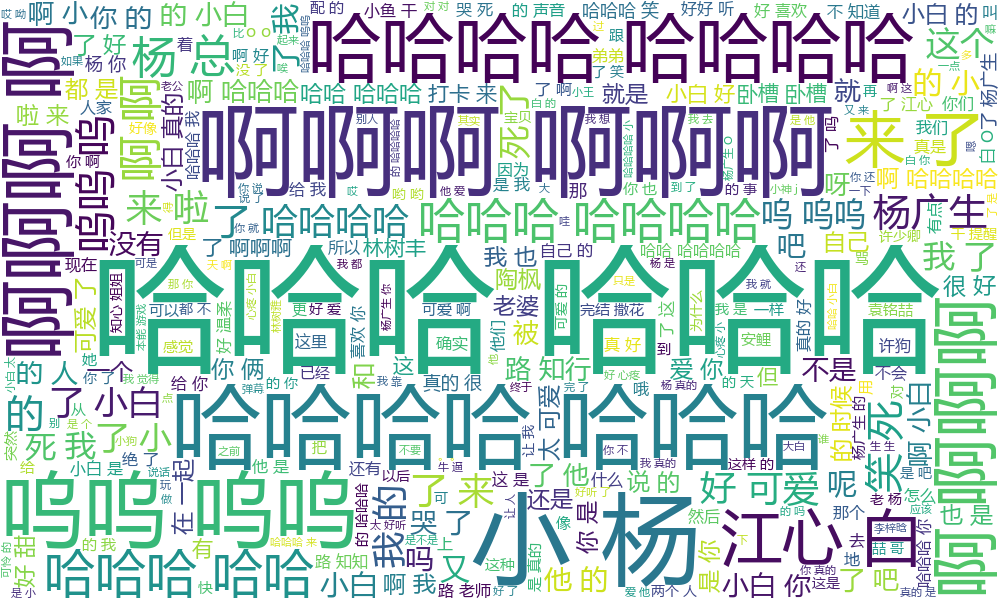

Source code (Python):
import requests
import xml.etree.ElementTree as ET
from wordcloud import WordCloud
import jieba
import matplotlib.pyplot as plt

SEARCH_API = "https://www.missevan.com/sound/getsearch"
DANMU_API = "https://www.missevan.com/sound/getdm"

def search_drama(keyword: str):
    page = 1
    page_size = 30
    collected = []
    keyword_lower = keyword.strip().lower()

    while True:
        params = {
            "s": keyword,
            "p": page,
            "type": 3,
            "page_size": page_size
        }
        try:
            response = requests.get(SEARCH_API, params=params)
            response.raise_for_status()
            data = response.json()
            datas = data.get("info", {}).get("Datas", [])
            filtered = [
                (item["id"], item["soundstr"])
                for item in datas
                if item.get("pay_type") == "2"
                and keyword_lower in item.get("soundstr", "").lower()
            ]
            collected.extend(filtered)

            if len(datas) < page_size:
                break
            page += 1
        except Exception as e:
            print(f"❌ 请求失败：{e}")
            break
    return collected

def fetch_all_danmu_text(drama_list):
    all_texts = []
    for soundid, name in drama_list:
        print(f"→ 获取：{name} (ID: {soundid})")
        try:
            response = requests.get(DANMU_API, params={"soundid": soundid})
            response.raise_for_status()
            xml_text = response.text
            root = ET.fromstring(xml_text)
            for d in root.findall("d"):
                all_texts.append(d.text or "")
        except Exception as e:
            print(f"❌ 获取失败（ID={soundid}）：{e}")
    return all_texts

def generate_wordcloud(danmu_list, filename="danmu_wordcloud.png"):
    if not danmu_list:
        print("⚠️ 没有弹幕内容")
        return

    print("🎨 正在生成词云...")
    text = " ".join(jieba.cut(" ".join(danmu_list)))
    wc = WordCloud(
        font_path="msyh.ttc",  # 替换为系统的中文字体路径
        width=1000,
        height=600,
        background_color="white",
        max_words=300
    ).generate(text)

    wc.to_file(filename)
    print(f"✅ 词云已保存为 → {filename}")
    plt.imshow(wc, interpolation="bilinear")
    plt.axis("off")
    plt.show()

def main():
    keyword = input("请输入剧名关键词：").strip()
    if not keyword:
        print("⚠️ 关键词不能为空")
        return

    print("🔍 正在搜索剧集...")
    drama_list = search_drama(keyword)
    if not drama_list:
        print("❌ 未找到符合条件的剧集")
        return

    print(f"\n🎬 共找到 {len(drama_list)} 个付费剧集：")
    for _, name in drama_list:
        print(" -", name)

    print("\n📥 正在获取所有实时弹幕...")
    all_text = fetch_all_danmu_text(drama_list)
    print(f"🔹 共收集 {len(all_text)} 条弹幕")

    generate_wordcloud(all_text)

    input("\n✅ 操作完成，按回车退出...")

if __name__ == "__main__":
    main()
